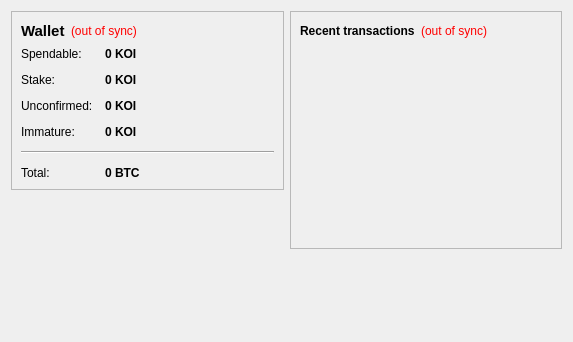
<?xml version="1.0" encoding="UTF-8"?>
<ui version="4.0">
 <class>OverviewPage</class>
 <widget class="QWidget" name="OverviewPage">
  <property name="geometry">
   <rect>
    <x>0</x>
    <y>0</y>
    <width>573</width>
    <height>342</height>
   </rect>
  </property>
  <property name="windowTitle">
   <string>Form</string>
  </property>
  <layout class="QHBoxLayout" name="horizontalLayout" stretch="1,1">
   <item>
    <layout class="QVBoxLayout" name="verticalLayout_2">
     <item>
      <widget class="QFrame" name="frame">
       <property name="frameShape">
        <enum>QFrame::StyledPanel</enum>
       </property>
       <property name="frameShadow">
        <enum>QFrame::Raised</enum>
       </property>
       <layout class="QVBoxLayout" name="verticalLayout_4">
        <item>
         <layout class="QHBoxLayout" name="horizontalLayout_4">
          <item>
           <widget class="QLabel" name="label_5">
            <property name="font">
             <font>
              <pointsize>11</pointsize>
              <weight>75</weight>
              <bold>true</bold>
             </font>
            </property>
            <property name="text">
             <string>Wallet</string>
            </property>
           </widget>
          </item>
          <item>
           <widget class="QLabel" name="labelWalletStatus">
            <property name="toolTip">
             <string>The displayed information may be out of date. Your wallet automatically synchronizes with the KOI network after a connection is established, but this process has not completed yet.</string>
            </property>
            <property name="styleSheet">
             <string notr="true">QLabel { color: red; }</string>
            </property>
            <property name="text">
             <string notr="true">(out of sync)</string>
            </property>
            <property name="alignment">
             <set>Qt::AlignLeading|Qt::AlignLeft|Qt::AlignVCenter</set>
            </property>
           </widget>
          </item>
          <item>
           <spacer name="horizontalSpacer_2">
            <property name="orientation">
             <enum>Qt::Horizontal</enum>
            </property>
            <property name="sizeHint" stdset="0">
             <size>
              <width>40</width>
              <height>20</height>
             </size>
            </property>
           </spacer>
          </item>
         </layout>
        </item>
        <item>
         <layout class="QFormLayout" name="formLayout_2">
          <property name="fieldGrowthPolicy">
           <enum>QFormLayout::AllNonFixedFieldsGrow</enum>
          </property>
          <property name="horizontalSpacing">
           <number>12</number>
          </property>
          <property name="verticalSpacing">
           <number>12</number>
          </property>
          <item row="0" column="0">
           <widget class="QLabel" name="label">
            <property name="text">
             <string>Spendable:</string>
            </property>
           </widget>
          </item>
          <item row="0" column="1">
           <widget class="QLabel" name="labelBalance">
            <property name="font">
             <font>
              <weight>75</weight>
              <bold>true</bold>
             </font>
            </property>
            <property name="cursor">
             <cursorShape>IBeamCursor</cursorShape>
            </property>
            <property name="toolTip">
             <string>Your current spendable balance</string>
            </property>
            <property name="text">
             <string notr="true">0 KOI</string>
            </property>
            <property name="textInteractionFlags">
             <set>Qt::LinksAccessibleByMouse|Qt::TextSelectableByKeyboard|Qt::TextSelectableByMouse</set>
            </property>
           </widget>
          </item>
          <item row="1" column="0">
           <widget class="QLabel" name="label_6">
            <property name="text">
             <string>Stake:</string>
            </property>
           </widget>
          </item>
          <item row="1" column="1">
           <widget class="QLabel" name="labelStake">
            <property name="font">
             <font>
              <weight>75</weight>
              <bold>true</bold>
             </font>
            </property>
            <property name="cursor">
             <cursorShape>IBeamCursor</cursorShape>
            </property>
            <property name="toolTip">
             <string>Total of coins that was staked, and do not yet count toward the current balance</string>
            </property>
            <property name="text">
             <string notr="true">0 KOI</string>
            </property>
            <property name="textInteractionFlags">
             <set>Qt::LinksAccessibleByMouse|Qt::TextSelectableByKeyboard|Qt::TextSelectableByMouse</set>
            </property>
           </widget>
          </item>
          <item row="2" column="0">
           <widget class="QLabel" name="label_3">
            <property name="text">
             <string>Unconfirmed:</string>
            </property>
           </widget>
          </item>
          <item row="2" column="1">
           <widget class="QLabel" name="labelUnconfirmed">
            <property name="font">
             <font>
              <weight>75</weight>
              <bold>true</bold>
             </font>
            </property>
            <property name="cursor">
             <cursorShape>IBeamCursor</cursorShape>
            </property>
            <property name="toolTip">
             <string>Total of transactions that have yet to be confirmed, and do not yet count toward the current balance</string>
            </property>
            <property name="text">
             <string notr="true">0 KOI</string>
            </property>
            <property name="textInteractionFlags">
             <set>Qt::LinksAccessibleByMouse|Qt::TextSelectableByKeyboard|Qt::TextSelectableByMouse</set>
            </property>
           </widget>
          </item>
          <item row="3" column="0">
           <widget class="QLabel" name="labelImmatureText">
            <property name="text">
             <string>Immature:</string>
            </property>
           </widget>
          </item>
          <item row="3" column="1">
           <widget class="QLabel" name="labelImmature">
            <property name="font">
             <font>
              <weight>75</weight>
              <bold>true</bold>
             </font>
            </property>
            <property name="toolTip">
             <string>Mined balance that has not yet matured</string>
            </property>
            <property name="text">
             <string notr="true">0 KOI</string>
            </property>
            <property name="textInteractionFlags">
             <set>Qt::LinksAccessibleByMouse|Qt::TextSelectableByKeyboard|Qt::TextSelectableByMouse</set>
            </property>
           </widget>
          </item>
          <item row="4" column="0" colspan="2">
           <widget class="Line" name="line">
            <property name="orientation">
             <enum>Qt::Horizontal</enum>
            </property>
           </widget>
          </item>
          <item row="5" column="0">
           <widget class="QLabel" name="labelTotalText">
            <property name="text">
             <string>Total:</string>
            </property>
           </widget>
          </item>
          <item row="5" column="1">
           <widget class="QLabel" name="labelTotal">
            <property name="font">
             <font>
              <weight>75</weight>
              <bold>true</bold>
             </font>
            </property>
            <property name="cursor">
             <cursorShape>IBeamCursor</cursorShape>
            </property>
            <property name="toolTip">
             <string>Your current total balance</string>
            </property>
            <property name="text">
             <string notr="true">0 BTC</string>
            </property>
            <property name="textInteractionFlags">
             <set>Qt::LinksAccessibleByMouse|Qt::TextSelectableByKeyboard|Qt::TextSelectableByMouse</set>
            </property>
           </widget>
          </item>
         </layout>
        </item>
       </layout>
      </widget>
     </item>
     <item>
      <spacer name="verticalSpacer">
       <property name="orientation">
        <enum>Qt::Vertical</enum>
       </property>
       <property name="sizeHint" stdset="0">
        <size>
         <width>20</width>
         <height>40</height>
        </size>
       </property>
      </spacer>
     </item>
    </layout>
   </item>
   <item>
    <layout class="QVBoxLayout" name="verticalLayout_3">
     <item>
      <widget class="QFrame" name="frame_2">
       <property name="frameShape">
        <enum>QFrame::StyledPanel</enum>
       </property>
       <property name="frameShadow">
        <enum>QFrame::Raised</enum>
       </property>
       <layout class="QVBoxLayout" name="verticalLayout">
        <item>
         <layout class="QHBoxLayout" name="horizontalLayout_2">
          <item>
           <widget class="QLabel" name="label_4">
            <property name="text">
             <string>&lt;b&gt;Recent transactions&lt;/b&gt;</string>
            </property>
           </widget>
          </item>
          <item>
           <widget class="QLabel" name="labelTransactionsStatus">
            <property name="toolTip">
             <string>The displayed information may be out of date. Your wallet automatically synchronizes with the KOI network after a connection is established, but this process has not completed yet.</string>
            </property>
            <property name="styleSheet">
             <string notr="true">QLabel { color: red; }</string>
            </property>
            <property name="text">
             <string notr="true">(out of sync)</string>
            </property>
            <property name="alignment">
             <set>Qt::AlignRight|Qt::AlignTrailing|Qt::AlignVCenter</set>
            </property>
           </widget>
          </item>
          <item>
           <spacer name="horizontalSpacer">
            <property name="orientation">
             <enum>Qt::Horizontal</enum>
            </property>
            <property name="sizeHint" stdset="0">
             <size>
              <width>40</width>
              <height>20</height>
             </size>
            </property>
           </spacer>
          </item>
         </layout>
        </item>
        <item>
         <widget class="QListView" name="listTransactions">
          <property name="styleSheet">
           <string notr="true">QListView { background: transparent; }</string>
          </property>
          <property name="frameShape">
           <enum>QFrame::NoFrame</enum>
          </property>
          <property name="verticalScrollBarPolicy">
           <enum>Qt::ScrollBarAlwaysOff</enum>
          </property>
          <property name="horizontalScrollBarPolicy">
           <enum>Qt::ScrollBarAlwaysOff</enum>
          </property>
          <property name="selectionMode">
           <enum>QAbstractItemView::NoSelection</enum>
          </property>
         </widget>
        </item>
       </layout>
      </widget>
     </item>
     <item>
      <spacer name="verticalSpacer_2">
       <property name="orientation">
        <enum>Qt::Vertical</enum>
       </property>
       <property name="sizeHint" stdset="0">
        <size>
         <width>20</width>
         <height>40</height>
        </size>
       </property>
      </spacer>
     </item>
    </layout>
   </item>
  </layout>
 </widget>
 <resources/>
 <connections/>
</ui>
